Frame 1 (no input): blank canvas, image omitted
Frame 60 (no input): blank canvas, image omitted
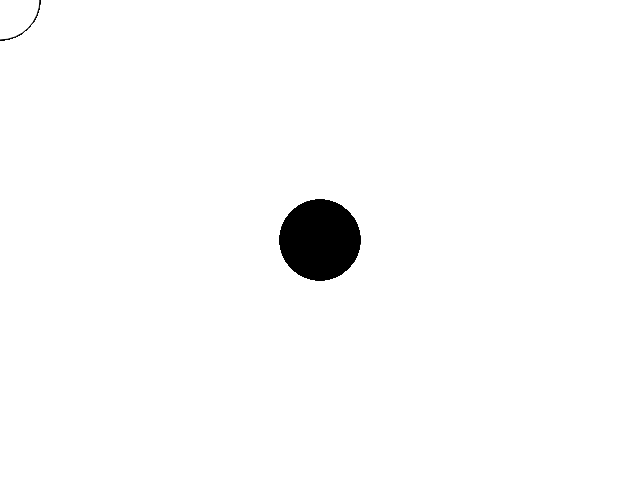
Frame 120 (the mouse pressed at the canvas centre since frame 60)

The p5.js sketch whose frames 1 and 60 were blank and that drew this single picture after the mouse press (run headless with seeded random() and noise() and a simulated clock; from frame 60 on, the mouse is pressed at the canvas centre):

// p5.js sketch
// ── sketch.js
function setup() {
background(150,150,140)
}

function draw() {
  ellipse(50, 50, 80, 80);
}

function setup() {
  createCanvas(640, 480);
}

function draw() {
  if (mouseIsPressed) {
    fill(0);
  } else {
    fill(255);
  }
  ellipse(mouseX, mouseY, 80, 80);
}
// ── style.css
body{
    background-color:red
    
}
